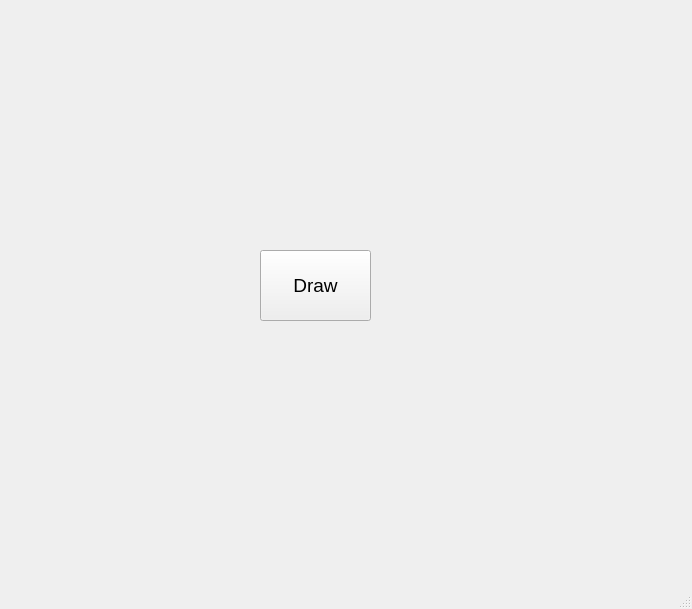
<?xml version="1.0" encoding="UTF-8"?>
<ui version="4.0">
 <class>MainWindow</class>
 <widget class="QMainWindow" name="MainWindow">
  <property name="geometry">
   <rect>
    <x>0</x>
    <y>0</y>
    <width>692</width>
    <height>609</height>
   </rect>
  </property>
  <property name="windowTitle">
   <string>MainWindow</string>
  </property>
  <widget class="QWidget" name="centralwidget">
   <widget class="QPushButton" name="pushBtn">
    <property name="geometry">
     <rect>
      <x>260</x>
      <y>250</y>
      <width>111</width>
      <height>71</height>
     </rect>
    </property>
    <property name="font">
     <font>
      <pointsize>14</pointsize>
     </font>
    </property>
    <property name="text">
     <string>Draw</string>
    </property>
   </widget>
  </widget>
  <widget class="QMenuBar" name="menubar">
   <property name="geometry">
    <rect>
     <x>0</x>
     <y>0</y>
     <width>692</width>
     <height>21</height>
    </rect>
   </property>
  </widget>
  <widget class="QStatusBar" name="statusbar"/>
 </widget>
 <resources/>
 <connections/>
</ui>
